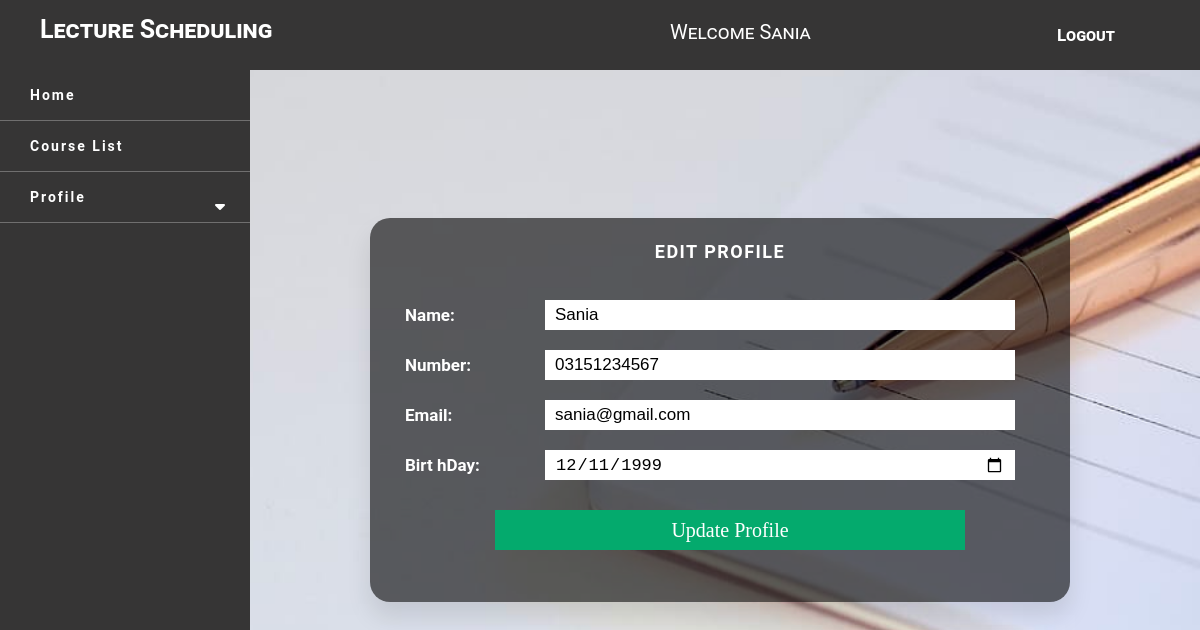
/student/profileedit.php (signed in), run on the app's committed database.
### tables this page shows
CREATE TABLE `student` (
  `st_id` int(11) NOT NULL,
  `st_name` varchar(255) NOT NULL,
  `st_email` varchar(255) NOT NULL,
  `st_password` varchar(255) NOT NULL,
  `st_birth` date NOT NULL,
  `st_number` varchar(255) NOT NULL
);

### student/profileedit.php (the view, shortened to what this page needs)
<?php
include 'include/navbar.php';
?>
<form action="" method="POST" enctype="multipart/form-data">
    <div class="contain">
        <h2>Edit Profile</h2><br>
        <table align="center" cellpadding="" class="display">
        <tr>
                <th>Name:</th>
                <td><input type="text" name="st_name" required value="<?php echo $st_name ?>" autocomplete="off"></td>
            </tr><tr>
                <th>Number:</th>
                <td><input type="text" name="st_number" required value="<?php echo $st_number ?>" autocomplete="off"></td>
            </tr><tr>
                <th>Email:</th>
                <td><input type="email" name="st_email" style="text-transform: none;" required value="<?php echo $st_email ?>" autocomplete="off"></td>
            </tr><tr>
                <th>Birt hDay:</th>
                <td><input type="date" name="st_birth" required value="<?php echo $st_birth ?>" autocomplete="off"></td>
            </tr>
            <tr>
                <td colspan="2"><input type="submit" name="add_data" class="button" value="Update Profile"></td>
            </tr>
        </table>
    </div>
</form>
</div>
</body>

### student/include/navbar.php (shortened to what this page needs)
<?php
include '../include/config.php';
$userprofile = $_SESSION['st_email'];
$pro = "SELECT * FROM `student` WHERE `st_email` = '$userprofile'";
$sql = mysqli_query($con, $pro);
$result = mysqli_fetch_assoc($sql);
$st_name = $result['st_name'];
$st_number = $result['st_number'];
$st_email = $result['st_email'];
$st_birth = $result['st_birth'];
?>
<!DOCTYPE html>
<html>
<head>
    <link href="../fonts/css/all.css" rel="stylesheet" type="text/css" media="all" />
    <link rel="stylesheet" type="text/css" href="../css/style.css">
</head>
<body style="  background: url('../img/bg.jpg') fixed center;
    background-size: cover;">
    <nav class="stick">
    <h1>Lecture Scheduling</h1>
    <div class="navmid">
        Welcome <?php echo $st_name; ?>
    </div>
        <div class="std_detail">
           <ul>
               <li><a href="../include/logout.php">Logout</a></li>
           </ul>
        </div>
    </nav>
    <div class="sidebar">
        <ul>
            <li><a href="index.php">Home</a></li>
            <li><a href="course.php">Course List</a></li>
            <li><a href="#" class="pro_btn">Profile</a>
                <span class="fas fa-caret-down second"></span>
            </li>
        </ul>
    </div>
    <div class="main">
    <body>

### css/style.css (style rules this page uses)
* { padding: 0; margin: 0; font-size: 17px; box-sizing: border-box; opacity: 1; }
body { font-family: "Roboto", sans-serif; }
nav { background: rgb(54, 53, 53); color: white; position: fixed; top: 0; left: 0; width: 100%; height: 70px; opacity: 0.8; font-variant: small-caps; z-index: 1; }
.stick { background: rgb(54, 53, 53); opacity: 1; }
nav h1 { position: absolute; top: 15px; left: 40px; font-size: 25px; }
nav .std_detail { float: right; position: absolute; top: 10px; right: 60px; font-size: 20px; color: white; }
nav .std_detail ul li a { color: white; padding: 10px; text-decoration: none; font-weight: 600; }
.contain { top: 45%; left: 60%; transform: translate(-50%, -50%); width: 700px; padding: 13px 0px; background: rgba(0, 0, 0, 0.6); box-sizing: border-box; box-shadow: 0 15px 25px rgba(0, 0, 0, 0.1); border-radius: 20px; position: absolute; font-size: 15px; margin-top: 50px; }
.display { margin-left: auto; margin-right: auto; color: white; border-collapse: collapse; font-size: 16px; padding: 5px; width: 90%; text-align: -webkit-center; }
.contain h2, .contain h1 { text-align: center; color: white; letter-spacing: 1.5px; text-transform: uppercase; font-size: 18px; margin-bottom: 10px; margin-top: 10px; }
.contain td { width: 200px; padding: 10px 20px; }
.contain th { text-align: left; width: 120px; }
.contain table tr td > input { position: relative; padding: 8px 10px; border: none; width: 470px; height: 30px; text-transform: capitalize; }
.button { background-color: royalblue; width: 70%; border: none; padding: 10px 30px; color: white; margin: 10px; height: 40px !important; font-size: 20px; font-family: serif; text-align: center; margin-left: 70px; }
.sidebar { margin-top: 70px; position: fixed; width: 250px; height: 100%; background: rgb(54, 53, 53); padding-bottom: 100px; }
.sidebar ul li a { position: relative; display: flex; color: white; font-weight: bold; text-align: center; padding-left: 80px; text-decoration: none; line-height: 50px; letter-spacing: 2px; font-size: 14px; border-bottom: 1px solid rgb(247, 243, 243, 0.3); }
.sidebar ul li { position: relative; margin-left: -50px; }
.fa-caret-down { position: absolute; top: 50%; right: 20px; color: white; transform: translate(-50%); }
.std_detail ul { display: flex; margin: 15px; }
.std_detail li { list-style: none; margin-left: 70px; }
.main { margin-left: 250px; }
table { margin-left: auto; margin-right: auto; color: white; border-collapse: collapse; font-size: 16px; padding: 5px; width: 90%; text-align: -webkit-center; padding: 10px; }
table input { width: 300px; height: 30px; padding: 5px; }
.button { background-color: #04aa6d; width: 70%; border: none; padding: 10px 30px; color: white; margin: 10px; height: 40px !important; font-size: 20px; font-family: serif; text-align: center; cursor: pointer; margin-left: 70px; }
span { color: white; font-size: 16px; text-align: center; margin-left: 110px; }
.navmid { position: relative; top: 20px; left: 670px; font-size: 20px; }

### data on the page
student: st_name "Sania", st_number "03151234567", st_email "sania@gmail.com", st_birth "12/11/1999"
